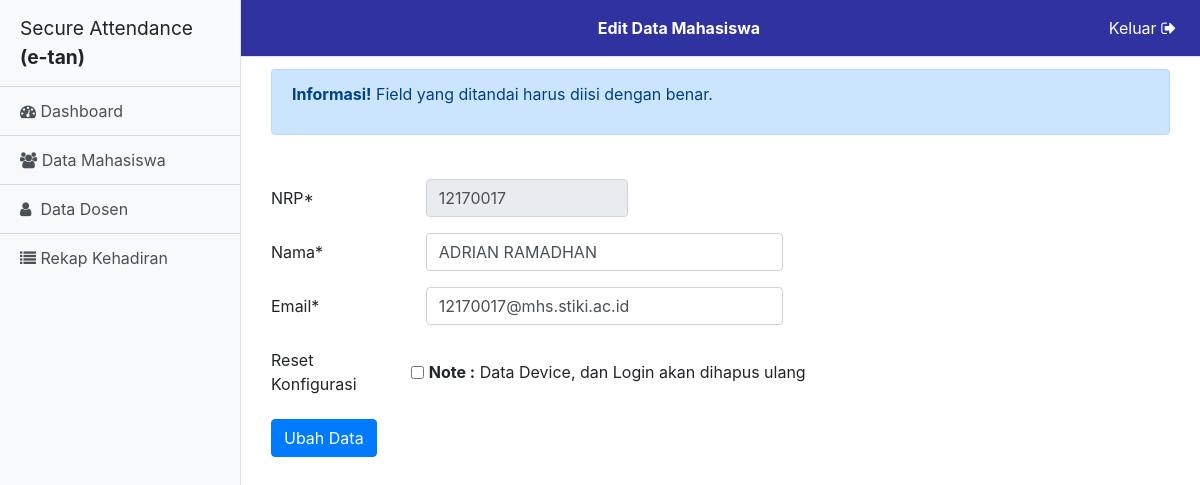
Screenshot of /Mahasiswa/edit_mhs/12170017 with the database file from the repository.
### tables this page shows
CREATE TABLE `mahasiswa` (
  `NRP_MHS` int(11) NOT NULL,
  `PASS_MHS` varchar(25) DEFAULT NULL,
  `NAMA_MHS` varchar(50) DEFAULT NULL,
  `EMAIL_MHS` varchar(25) DEFAULT NULL,
  `ID_DEVICE` varchar(25) DEFAULT NULL,
  `STATUS_LOGIN` int(11) DEFAULT '0',
  `STATUS_PASS` int(11) DEFAULT '0',
  `LAST_LOGOUT` bigint(15) DEFAULT '0'
);

### application/controllers/Mahasiswa.php (called while the page is built, shortened)
<?php
class Mahasiswa extends CI_Controller {
	function __construct(){
		$this->load->model('Mmhs');
	}
	public function edit_mhs($nrp){
		$data['main_content'] = 'mahasiswa/edit';
		$data['page_title'] = 'Edit Data Mahasiswa';
		$data['mhs'] = $this->Mmhs->getMhs($nrp);
		$this->load->view('dashboard', $data);
	}
}

### index.php (called while the page is built, shortened)
<?php
require_once BASEPATH.'core/CodeIgniter.php';

### application/models/Mmhs.php (called while the page is built, shortened)
<?php
class Mmhs extends CI_Model {
  public function getMhs($nrp){
    return $this->db->where('NRP_MHS', $nrp)->get('mahasiswa')->row();
  }
}
?>

### application/views/mahasiswa/edit.php (the view, shortened to what this page needs)
<div class="py-1">
</div>
<div class="py-1">
  <div class="container">
    <div class="alert alert-primary" role="alert">
      <p><b>Informasi!</b> Field yang ditandai harus diisi dengan benar.</p>
    </div>
  </div>
</div>
<div class="py-4">
  <div class="container">
    <form id="c_form-h" method="post" action="<?= base_url('Mahasiswa/update'); ?>" enctype="multipart/form-data">
      <div class="form-group row">
        <label for="nrp" class="col-2 col-form-label">NRP*</label>
        <div class="col-3">
          <input type="text" class="form-control" name="nrp" value="<?= $mhs->NRP_MHS ?>" readonly>
        </div>
      </div>
      <div class="form-group row">
        <label for="nama" class="col-2 col-form-label">Nama*</label>
        <div class="col-5">
          <input type="text" class="form-control" name="nama" value="<?= $mhs->NAMA_MHS ?>">
        </div>
      </div>
     <div class="form-group row">
        <label for="email" class="col-2 col-form-label">Email*</label>
        <div class="col-5">
          <input type="email" class="form-control" name="email" value="<?= $mhs->EMAIL_MHS ?>">
        </div>
      </div>
      <div class="form-group row">
        <label for="reset" class="col-2 col-form-label">Reset Konfigurasi</label>
        <div class="form-check form-check-inline">
          <input class="form-check-input" type="checkbox" name="reset">
          <label class="form-check-label"> <b>Note :</b> Data Device, dan Login akan dihapus ulang</label>
        </div>
      </div>
      <button type="submit" class="btn btn-primary">Ubah Data</button>
    </form>
  </div>
</div>

### assets/css/simple-sidebar.css (style rules this page uses)
body { overflow-x: hidden; }

### rows the page displays
mahasiswa: nrp "12170017", nama "ADRIAN RAMADHAN", email "12170017@mhs.stiki.ac.id"

### other values shown
$page_title "Edit Data Mahasiswa"
